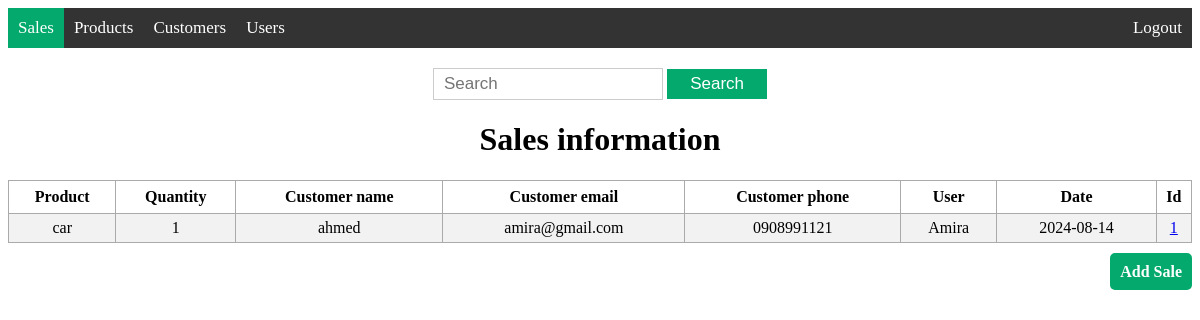
The page /view_sale on the database as committed earlier.
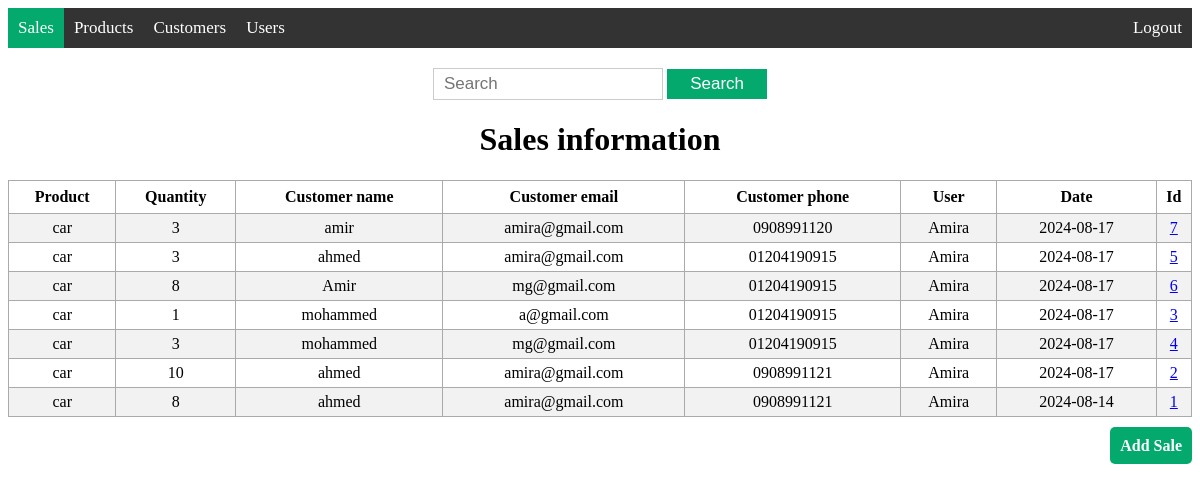
The same page on the database as committed later.
### models/sale.py (models this page shows, shortened)
class Sale(db.Model):
    id = db.Column(db.Integer, primary_key=True)
    product_name = db.Column(db.String(200), nullable=False)
    product_quantity = db.Column(db.Integer, nullable=False)
    customer_name = db.Column(db.String(200), nullable=False)
    customer_email = db.Column(db.String(200), nullable=False)
    customer_phone = db.Column(db.String(15))
    user_name = db.Column(db.String(200), nullable=False)
    date = db.Column(db.DateTime, default=datetime.now(pytz.UTC))

### app.py (the view)
@app.route('/view_sale', methods=['GET'])
def view_sale():
    sales = Sale.query.order_by(Sale.date.desc()).all()
    return render_template('view_sale.html', sales=sales)

### templates/view_sale.html (shortened to what this page needs)
{% extends 'base.html' %}
{% block body %}
<div class="content">
    {% block navbar %}
    <div class='topnav'>
        <a class='active' href='/view_sale'>Sales</a>
        <a href='/view_product'>Products</a>
        <a href='/view_customer'>Customers</a>
        <a href='/view_user'>Users</a>
        <a class='logout' href='/logout'>Logout</a>
    </div>
    {% endblock %}
    <div class='search'>
        <form action="{{ url_for('search_sale', search='') }}" method="get">
            <input type='text' placeholder='Search' name='search' id='search'>
            <input type='submit' value="Search">
        </form>
    </div>
    <div class="view">
        <h1 style="text-align: center;">Sales information</h1>
        {% if sales|length < 1 %}
        <h4  style="text-align: center;"> There are no sale, create one below!</h4>
        {% else %}
        <table>
            <tr>
                <th>Product</th>
                <th>Quantity</th>
                <th>Customer name</th>
                <th>Customer email</th>
                <th>Customer phone</th>
                <th>User</th>
                <th>Date</th>
                <th>Id</th>
            </tr>
            {% for sale in sales %}
                <tr>
                    <td>{{ sale.product_name }}</td>
                    <td>{{ sale.product_quantity }}</td>
                    <td>{{ sale.customer_name }}</td>
                    <td>{{ sale.customer_email }}</td>
                    <td>{{ sale.customer_phone }}</td>
                    <td>{{ sale.user_name }}</td>
                    <td>{{ sale.date.date() }}</td>
                    <td><a href="/info_sale/{{ sale.id }}">{{ sale.id }}</a></td>
                </tr>
            {% endfor %}
        </table>
        {% endif %}
    </div>
    <div class="add">
        <a href="/add_sale">Add Sale</a>
    </div>
</div>
{% endblock %}

### templates/base.html (shortened to what this page needs)
<!DOCTYPE html>
<html lang="en">
    <head>
        <link rel="stylesheet" href="{{ url_for('static', filename='main.css') }}">
    </head>
    <body>
        {% block body %}{% endblock %}
    </body>
</html>

### static/main.css (style rules this page uses)
.view table, td, th { border: 1px solid #aaa; }
.view table { border-collapse: collapse; width: 100%; }
.view th { height: 30px; }
.view td { text-align: center; padding: 5px; }
.view tr:nth-child(even) { background-color: #f2f2f2; }
.view tr:nth-child(odd) { background-color: #ffffff; }
.topnav { width: 100%; background-color: #333; padding: 0px; display: flex; justify-content: space-between; align-items: center; }
.topnav a { color: #fff; text-decoration: none; padding: 10px; font-size: 17px; }
.topnav a.logout { margin-left: auto; }
.topnav a.active { background-color: #04AA6D; color: white; }
.search { text-align: center; padding-top: 20px; }
.search form { display: inline-block; margin: 0 auto; }
.search input[type="text"] { width: 60%; height: 10px; padding: 10px; font-size: 17px; border: 1px solid #ccc; }
.search input[type="submit"] { width: 100px; height: 30px; padding: 4px 8px;; font-size: 17px; background-color: #04AA6D; color: #fff; border: none; cursor: pointer; }
.add { text-align: right; padding-top: 20px; }
.add a { font-size: 16px; font-weight: bold; color: #fff; text-decoration: none; padding: 10px 10px; background-color: #04AA6D; border-radius: 5px; transition: background-color 0.3s ease; }
.table_box th, td { padding: 10px; text-align: left; }

Rows that differ between the two databases and show on the page:
added Sale: product_name "car", product_quantity "3", customer_name "amir", customer_email "amira@gmail.com", customer_phone "0908991120", user_name "Amira", date "2024-08-17", id "7"
added Sale: product_name "car", product_quantity "3", customer_name "ahmed", customer_email "amira@gmail.com", customer_phone "01204190915", user_name "Amira", date "2024-08-17", id "5"
added Sale: product_name "car", product_quantity "8", customer_name "Amir", customer_email "mg@gmail.com", customer_phone "01204190915", user_name "Amira", date "2024-08-17", id "6"
added Sale: product_name "car", product_quantity "1", customer_name "mohammed", customer_email "a@gmail.com", customer_phone "01204190915", user_name "Amira", date "2024-08-17", id "3"
added Sale: product_name "car", product_quantity "3", customer_name "mohammed", customer_email "mg@gmail.com", customer_phone "01204190915", user_name "Amira", date "2024-08-17", id "4"
added Sale: product_name "car", product_quantity "10", customer_name "ahmed", customer_email "amira@gmail.com", customer_phone "0908991121", user_name "Amira", date "2024-08-17", id "2"
changed Sale id 1: product_quantity "1" → "8"
